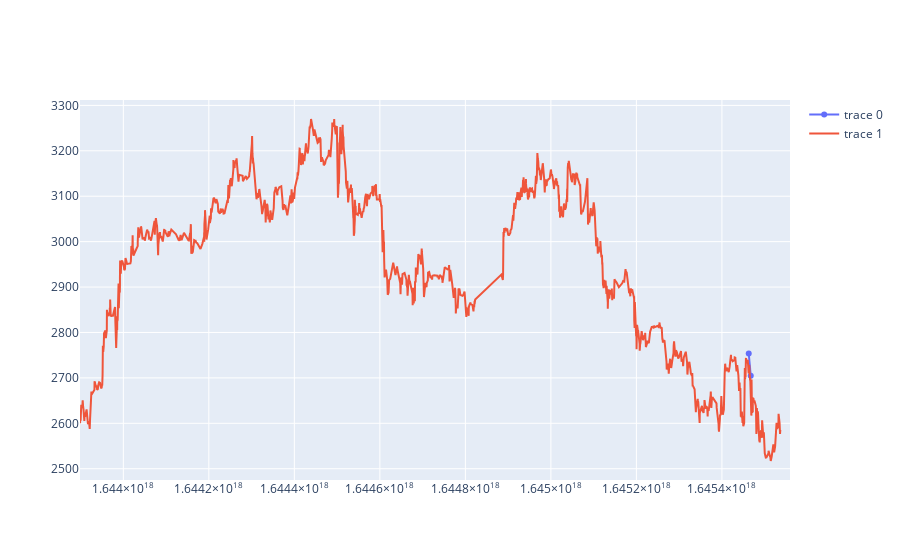

The notebook cell saved with this chart:
### Code cell
import plotly.graph_objects as go
# create an empty figure
fig = go.Figure()
fig.add_trace(
    go.Scatter(
        x=[detecter.get_bear_block(0)[-1],detecter.get_bear_block(1)[-1]],
        y=[detecter.get_bear_block(0)[-2],detecter.get_bear_block(1)[-2]])
)
fig.add_trace(
    go.Line(
        
        x=sub_df["datetime"],
        y=sub_df["close"]
    )
)
fig.show()

### Figure 1 — Plotly figure (JSON) as saved in the notebook; plotly's stock layout.template omitted (floating-point values rounded to 4 significant figures; data arrays with more than 128 entries replaced by an {"elided": "..."} marker saying what was removed)
{"data": [{"type": "scatter", "x": [1645467448379000000, 1645462731832000000], "y": [2705.0, 2754.0]}, {"type": "scatter", "x": {"elided": "2000 int values"}, "y": {"elided": "2000 float values"}}], "layout": {}}
